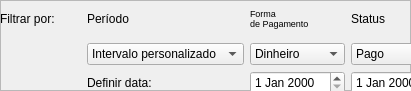
     <widget class="QFrame" name="frame">
      <property name="geometry">
       <rect>
        <x>240</x>
        <y>0</y>
        <width>411</width>
        <height>91</height>
       </rect>
      </property>
      <property name="frameShape">
       <enum>QFrame::StyledPanel</enum>
      </property>
      <property name="frameShadow">
       <enum>QFrame::Raised</enum>
      </property>
      <widget class="QWidget" name="layoutWidget_3">
       <property name="geometry">
        <rect>
         <x>0</x>
         <y>0</y>
         <width>532</width>
         <height>94</height>
        </rect>
       </property>
       <layout class="QGridLayout" name="gridLayout_4">
        <item row="1" column="0">
         <widget class="QLabel" name="label_129">
          <property name="text">
           <string>Filtrar por:</string>
          </property>
         </widget>
        </item>
        <item row="1" column="1">
         <widget class="QLabel" name="label_3">
          <property name="text">
           <string>Período</string>
          </property>
         </widget>
        </item>
        <item row="3" column="1">
         <widget class="QLabel" name="label_130">
          <property name="text">
           <string>Definir data:</string>
          </property>
         </widget>
        </item>
        <item row="2" column="1">
         <widget class="QComboBox" name="comboBox_20">
          <item>
           <property name="text">
            <string>Intervalo personalizado</string>
           </property>
          </item>
          <item>
           <property name="text">
            <string>ano</string>
           </property>
          </item>
          <item>
           <property name="text">
            <string>semestre</string>
           </property>
          </item>
          <item>
           <property name="text">
            <string>trimestre</string>
           </property>
          </item>
          <item>
           <property name="text">
            <string>mês</string>
           </property>
          </item>
          <item>
           <property name="text">
            <string>semana</string>
           </property>
          </item>
          <item>
           <property name="text">
            <string>dia</string>
           </property>
          </item>
         </widget>
        </item>
        <item row="3" column="5">
         <widget class="QDateEdit" name="dateEdit_20"/>
        </item>
        <item row="2" column="4">
         <widget class="QComboBox" name="comboBox_7">
          <item>
           <property name="text">
            <string>Dinheiro</string>
           </property>
          </item>
          <item>
           <property name="text">
            <string>Pix</string>
           </property>
          </item>
          <item>
           <property name="text">
            <string>Débito</string>
           </property>
          </item>
          <item>
           <property name="text">
            <string>Crédito</string>
           </property>
          </item>
         </widget>
        </item>
        <item row="3" column="4">
         <widget class="QDateEdit" name="dateEdit_19"/>
        </item>
        <item row="2" column="5">
         <widget class="QComboBox" name="comboBox_3">
          <item>
           <property name="text">
            <string>Pago</string>
           </property>
          </item>
          <item>
           <property name="text">
            <string>Estornado</string>
           </property>
          </item>
          <item>
           <property name="text">
            <string>Cancelado</string>
           </property>
          </item>
         </widget>
        </item>
        <item row="1" column="5">
         <widget class="QLabel" name="label_11">
          <property name="text">
           <string>Status</string>
          </property>
         </widget>
        </item>
        <item row="1" column="4">
         <widget class="QLabel" name="label_13">
          <property name="font">
           <font>
            <pointsize>7</pointsize>
           </font>
          </property>
          <property name="text">
           <string>Forma 
de Pagamento</string>
          </property>
         </widget>
        </item>
        <item row="3" column="6">
         <widget class="QPushButton" name="pushButton_29">
          <property name="text">
           <string>Pesquisar</string>
          </property>
         </widget>
        </item>
       </layout>
      </widget>
     </widget>
